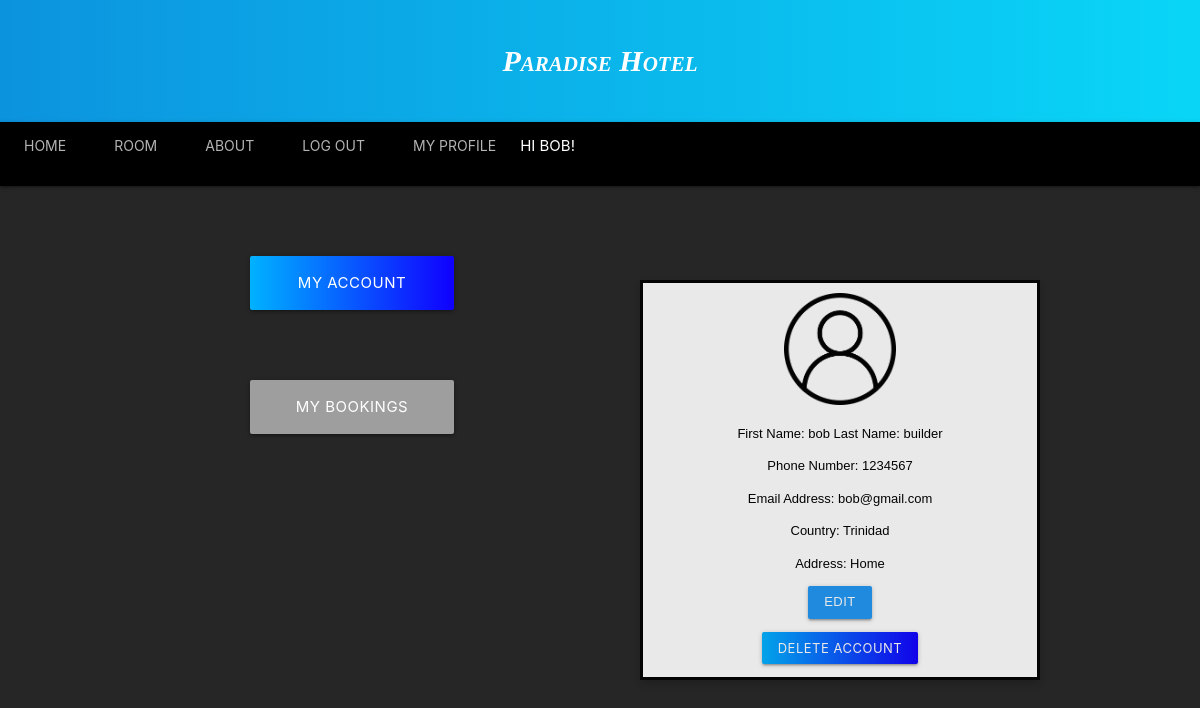
Page /MyAccount (signed in) on the committed database.
### models.py (models this page shows)
class Customer(db.Model):
  email= db.Column('email', db.String(120), db.ForeignKey("user.email"), primary_key=True)
  firstName = db.Column('firstName', db.String(50))
  lastName =  db.Column('lastName', db.String(50))
  phoneNumber = db.Column('phoneNumber', db.Integer)
  country = db.Column('country', db.String(120))
  address= db.Column('address', db.String(120))
  def toDict(self):
    return{
            'email': self.email,
            'firstName': self.firstName,
            'lastName': self.lastName,
            'phoneNumber': str(self.phoneNumber),
            'country': self.country,
            'address':self.address
        }

### main.py (the view)
@app.route('/MyAccount')
@login_required
def display_AcountDetails():
  if current_user.is_authenticated:
    user= User.query.filter_by(email= current_user.email).first()
    user= user.toDict()
    accountdetails = Customer.query.filter_by(email= current_user.email).first()
  return render_template('Userdetails.html' , user=user , accountdetails=accountdetails)

### main.py (called while the page is built)
@login_manager.user_loader
def load_user(user_id):
    return User.query.filter_by(id=user_id).first()

### models.py (called while the page is built)
  def toDict(self):             #Missing bills...should i include a toDict() ?
    return {
        'id': self.id,
        'customer': self.customer.toDict(),
        'email': self.email,
        'bookings': [ booking.toDict() for booking in self.bookings],
        'bills': [bill.toDict() for bill in self.bills]
    }

  def toDict(self):
      return{
        'roomNumber' : self.roomNumber,
        'roomType' : self.roomType,
        'check_in_Date' : self.check_in_Date.strftime("%Y-%m-%d"),
        'check_out_Date' : self.check_out_Date.strftime("%Y-%m-%d")
      }

  def toDict(self):
    return{
      'roomType' : self.roomType,
      'roomNumber' : self.roomNumber,
      'roomRate' : self.roomRate,
      'check_in_Date' : self.check_in_Date.strftime("%Y-%m-%d"),
      'check_out_Date' : self.check_out_Date.strftime("%Y-%m-%d"),
      'price' : self.price,
      'userEmail' : self.userEmail,
      'paid': self.paid
    }

### templates/Userdetails.html (shortened to what this page needs)
{% extends "Layout.html" %}
{% block content %}
<div class = "container">
<a id="account-button" href="/MyAccount" class="waves-effect waves-dark btn-large"></i>My Account</a>
<a id="bookings-button" href="/MyBookings" class="grey waves-effect waves-light btn-large"></i>My Bookings</a>
<div id="details" class = " content-text">
  {% if accountdetails == none %}
  {% else %}
    <img src="{{url_for('static', filename='accountpic.png')}}" style="width:30%"/>
    <p> First Name: {{accountdetails.firstName}}     Last Name: {{accountdetails.lastName}} </p>
    <p> Phone Number: {{accountdetails.phoneNumber}} </p>
    <p> Email Address: {{accountdetails.email}} </p>
    <p> Country: {{accountdetails.country}} </p>
    <p> Address: {{accountdetails.address}} </p>
    <p><a class="blue waves-effect waves-light btn-small" href="#" onclick="toggleModal()" > Edit</a> </p>
    <p>
      <form action="/deleteUser" method="POST">
      <button type="submit" class="blue waves-effect waves-light btn-small" >Delete Account </button>
      </form>
    </p>
  {% endif %}
</div>
</div>
{% endblock %}

### templates/Layout.html (shortened to what this page needs)
<!DOCTYPE html>
<html lang="en">
    <head>
         <link rel="stylesheet" href="https://cdnjs.cloudflare.com/ajax/libs/materialize/1.0.0/css/materialize.min.css">
    </head>
    <body onload="select()">
        <div class="header">
          <p style="font: italic small-caps bold 30px/2 cursive;">Paradise Hotel</p>
        </div>
        <nav class="black">
            <div class="nav-content">
                <ul class="tabs tabs-transparent">
                  <li class="tab"><a id="tab1"  href="/" >Home</a></li>
                  <li  class="tab" ><a id="tab2" href="/rooms" >Room</a></li>
                  <li  class="tab"><a id="tab3" href="/about" >About</a></li>
                  {% if current_user.is_authenticated %}
                  <li class="tab"><a id="tab4" onclick="toggleModal(event)" href="/logout" >Log Out</a></li>
                  <li class="tab"><a id="tab6"  href="/MyAccount" >My Profile</a></li>
                   <li  class="tab"> Hi {{ user['customer']['firstName'] }}! </li>
                   {%  else %}
                   <li class="tab"><a id="tab5"  href="/loginForm" >Login</a></li>
                  {% endif %}
                </ul>
              </div>
        </nav>
        <div id="container">{% block content %}{% endblock %}</div>
    </body>
</html>

### rows in the picture
Customer: customer.firstName "BOB", firstName "bob", lastName "builder", phoneNumber "1234567", email "bob@gmail.com", country "Trinidad", address "Home"
